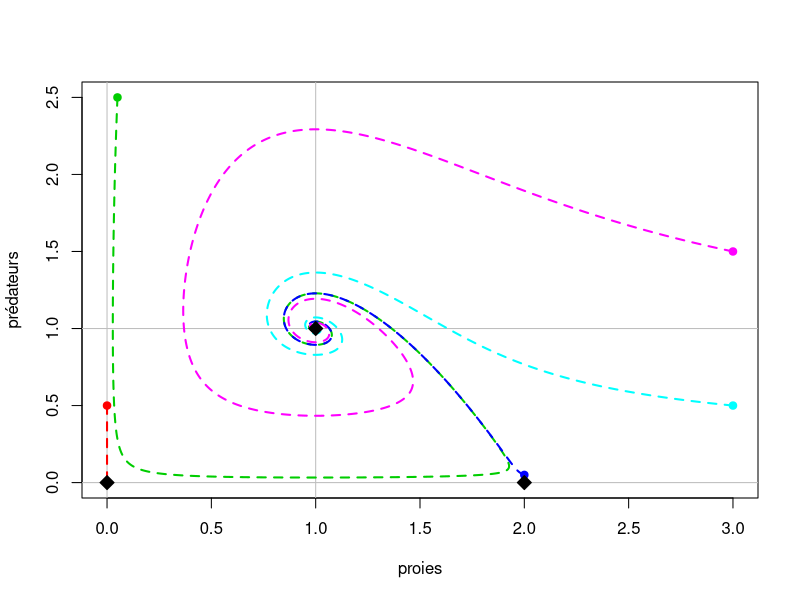
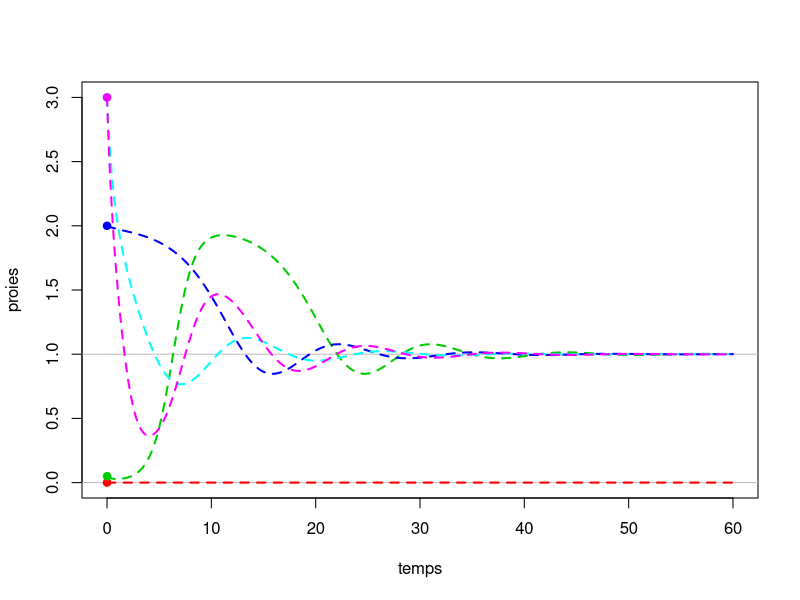
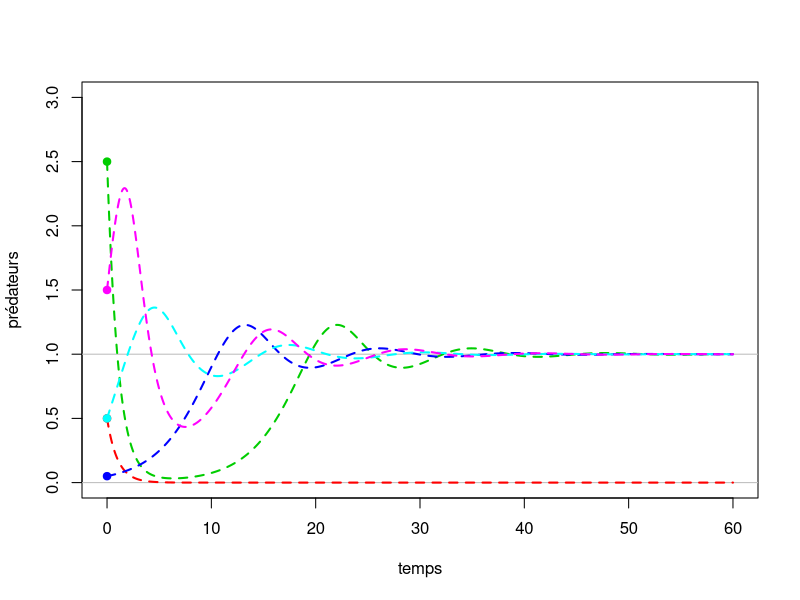

Source code (R) for these figures, in order:
# Modèle proie - prédateur Examen L2bio-SU, exercice 2

rm(list=ls()); par(pch=20, mfrow=c(1, 1));

figDir <- '../Figures/'
dataName <- 'L3bioSU-ProiePredateur'
exportFig <- FALSE
palette('R3')


library(deSolve)

# Model
model <- function(t, m, parms=NA){
  return(list(c(m[1]*(1 - m[1]/2) - m[1]*m[2]/(1+m[1]), (m[1]-1)/(m[1]+1)*m[2])))
  }

# Parms
tMax <- 60; n <- 1e4
times <- seq(0, tMax, length.out=n)

# Stationary points
mList <- list(c(0, 0), c(2, 0), c(1, 1))

# Paths
initList <- list(c(0, .5), c(.05, 2.5), c(2, .05), c(3, .5), c(3, 1.5))
solList <- list()
for(i in 1:length(initList)){
  solList[[i]] <- ode.2D(y=initList[[i]], times=times, func=model, dimens=c(1, 1), method='ode45', parms=NA)
} 

# Plots
if(exportFig){png(paste0(figDir, dataName, '-paths.png'))}
plot(0, 0, col=0, xlim=c(0, 3), ylim=c(0, 2.5), xlab='proies', ylab='prédateurs')
abline(h=c(0, 1), v=c(0, 1), col=8)
for(i in 1:length(initList)){
  lines(solList[[i]][, 2], solList[[i]][, 3], col=1+i, lwd=2, lty=2)
  points(initList[[i]][1], initList[[i]][2], col=1+i, cex=1.5)
} 
sapply(mList, function(m){points(m[1], m[2], col=1, pch=23, cex=1.5, bg=1)})
if(exportFig){dev.off()}

if(exportFig){png(paste0(figDir, dataName, '-proies.png'))}
plot(0, 0, col=0, xlim=range(times), ylim=c(0, 3), xlab='temps', ylab='proies')
abline(h=c(0, 1), col=8)
for(i in 1:length(initList)){
  lines(solList[[i]][, 1], solList[[i]][, 2], col=1+i, lwd=2, lty=2)
  points(0, initList[[i]][1], col=1+i, cex=1.5)
} 
if(exportFig){dev.off()}

if(exportFig){png(paste0(figDir, dataName, '-predateurs.png'))}
plot(0, 0, col=0, xlim=range(times), ylim=c(0, 3), xlab='temps', ylab='prédateurs')
abline(h=c(0, 1), col=8)
for(i in 1:length(initList)){
  lines(solList[[i]][, 1], solList[[i]][, 3], col=1+i, lwd=2, lty=2)
  points(0, initList[[i]][2], col=1+i, cex=1.5)
} 
if(exportFig){dev.off()}
